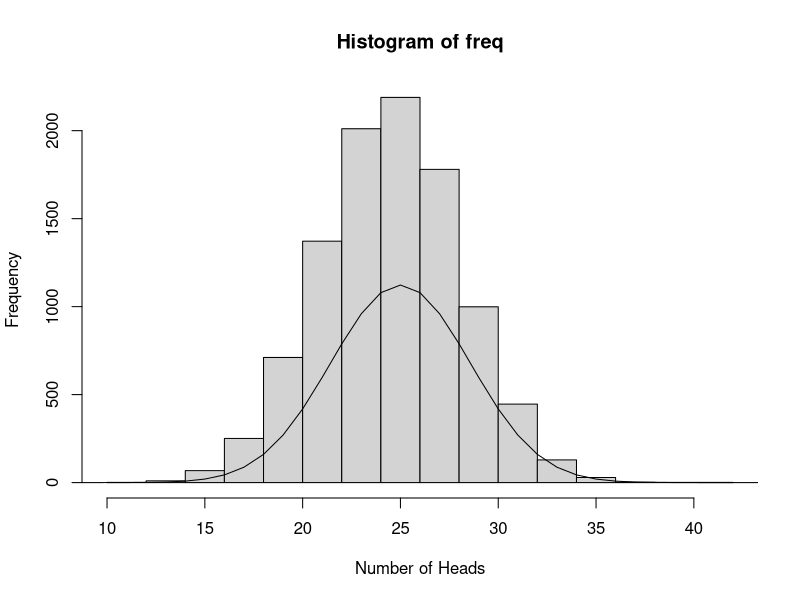
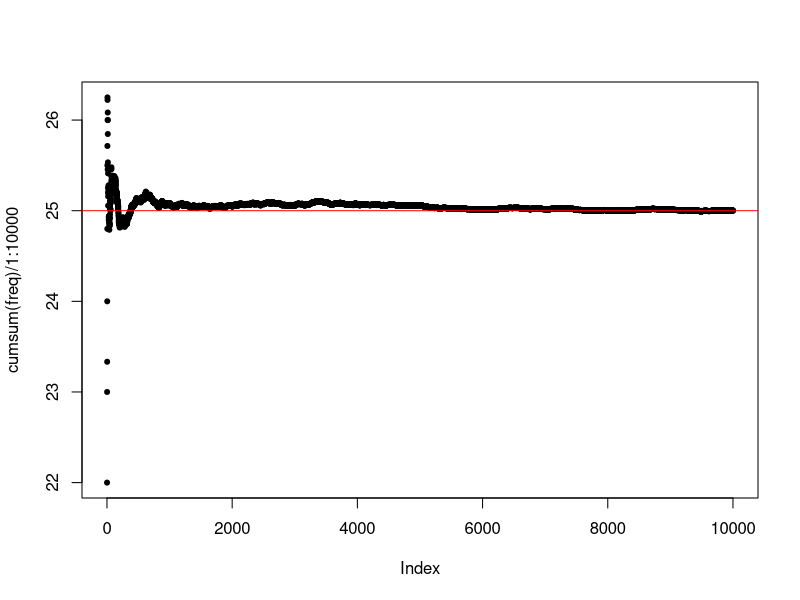

Generate these figures, in order, with R:
# -------------------------------------------------------------------
# R course 2019
# Exercizes day 4
# -------------------------------------------------------------------

# Exercize 4.0 -------------------------------------------------------------------
# 
# a) Generate two random sequences seq1 and seq2 of 1000 numbers between 1 and 9
seq1 <- sample(1:9, 1000, replace = TRUE)
seq2 <- sample(1:9, 1000, replace = TRUE)

# b) Write a function compSeq that returns the number of positions at which seq1 and seq2 differ



compSeq <- function(seqa, seqb){
  return(length(which(seqa!=seqb)))
}

print(compSeq(seq1, seq2))

# Exercize 4.1 -------------------------------------------------------------------
# 
#  a) Program the factorial function n! = n*(n-1)*(n-2)*...*1 with a for loop
#


factorial <- function(n){
  if(n < 0){
    print("Enter positive number")
    return(FALSE)
  }
  if(n == 0){
    return(1)
  }
  f <- 1
  for (x in 1:n) {
    f <- f * x
  }
  return(f)
}


# Exercize 4.2 -------------------------------------------------------------------
# 
# Create a function called MDintoNA that converts missing data into NA from a data frame.
# The function parameters is the data frame and the character string coding for missing data.
# The output of the function is the modified data frame and the number of entries with missing data.
# Then apply your function to the file "StatWiSo2003.txt"

MDintoNA <- function(inputdf, md = "?"){
  # R arguments are not passed by reference
  # we'll return a copy of inputdf
  
  # Number of entries with missing data (md)
  nbmd <- 0
  # loop over all elements
  for(i in 1:nrow(inputdf)){
    for(j in 1:ncol(inputdf)){
      if(inputdf[i,j] == md){
        nbmd <- nbmd + 1
        # NA is a logical constant, not a string. 
        inputdf[i,j] <- NA
      }
    }
  }
  results <- list(inputdf, nbmd)
  return(results)
}

df <- read.csv("StatWiSo2003.txt", header = TRUE, sep = '\t')
summary(df)
# repl is a list containing the dataframe with NA instead of a string for missing data
# and the number of missing data
repl <- MDintoNA(df)
newdf <- repl[[1]]
nbNA <- repl[[2]]


# Exercize 4.3.----------------------------------

# Write the code to simulate rolling a dice 100 times and to count the number of 6's
# in as few instructions as possible

# Here we create a random sequence (rolling a dice 100 times) and count the number of 6's.
# note that we can't access the sequence here. To be able to access the sequence we should separate 
# the "sample" and "sum" functions. 
nb <- sum(sample(1:6, size = 100, replace = TRUE) == 6)

# Exercize 4.4 ----------------------------------
# 
# Implement a function "numheads" returning the number of heads obtained by tossing a coin n times
# 



numheads <- function(n){
  coin <- c("Head", "Tail")
  toss <- sample(coin, n, replace = TRUE)
  return(sum(toss == "Head"))
}



# Check that the number of heads r follows a binomial distribution with mean n/2
# For this, make a plot of the number of heads obtained by calling the function numheads 
# 10,000 times for n=50, and superimpose the corresponding binomial distribution of r

nbflips = 10000
n = 50

# create a vector of "nbflip" results of numhead(n) function
freq <- replicate(nbflips, numheads(n))

hist(freq, ylab = "Frequency", xlab = "Number of Heads")

# Create a sample of 50 numbers which are incremented by 1.
x <- seq(0,50,by = 1)

# Create the binomial distribution. (TutorialsPoint)
y <- dbinom(x,50,0.5)*10000 
lines(x, y)

plot(cumsum(freq) / 1:10000, lwd = 1, pch = 20)
abline(h = 25, col = "red")

#Exercise 4.5 ----------------------------------
# 
# a) Read the file "PolymSites10KbExpGrowth.txt", which contains the polymorphic 
#    positions found in 100 sequences of 10 Kb drawn from a recently exponentially 
#    growing population



# b) Import the function convertStringToCharVector contained in the file 
#    "ConvertStringToCharVector.r" and use it to convert the DNA sequences 
#    into arrays of single nucleotides

# 
# c) Write a function that returns the number of positions at which two vectors 
#    are different and use it to compute the number of differences between all the 
#    possble pairs of DNA sequences

# 
# d) Plot the distribution of the number of differences, compute its mean and variance, 
#    and report on the graph the mean of the distribution in blue 


